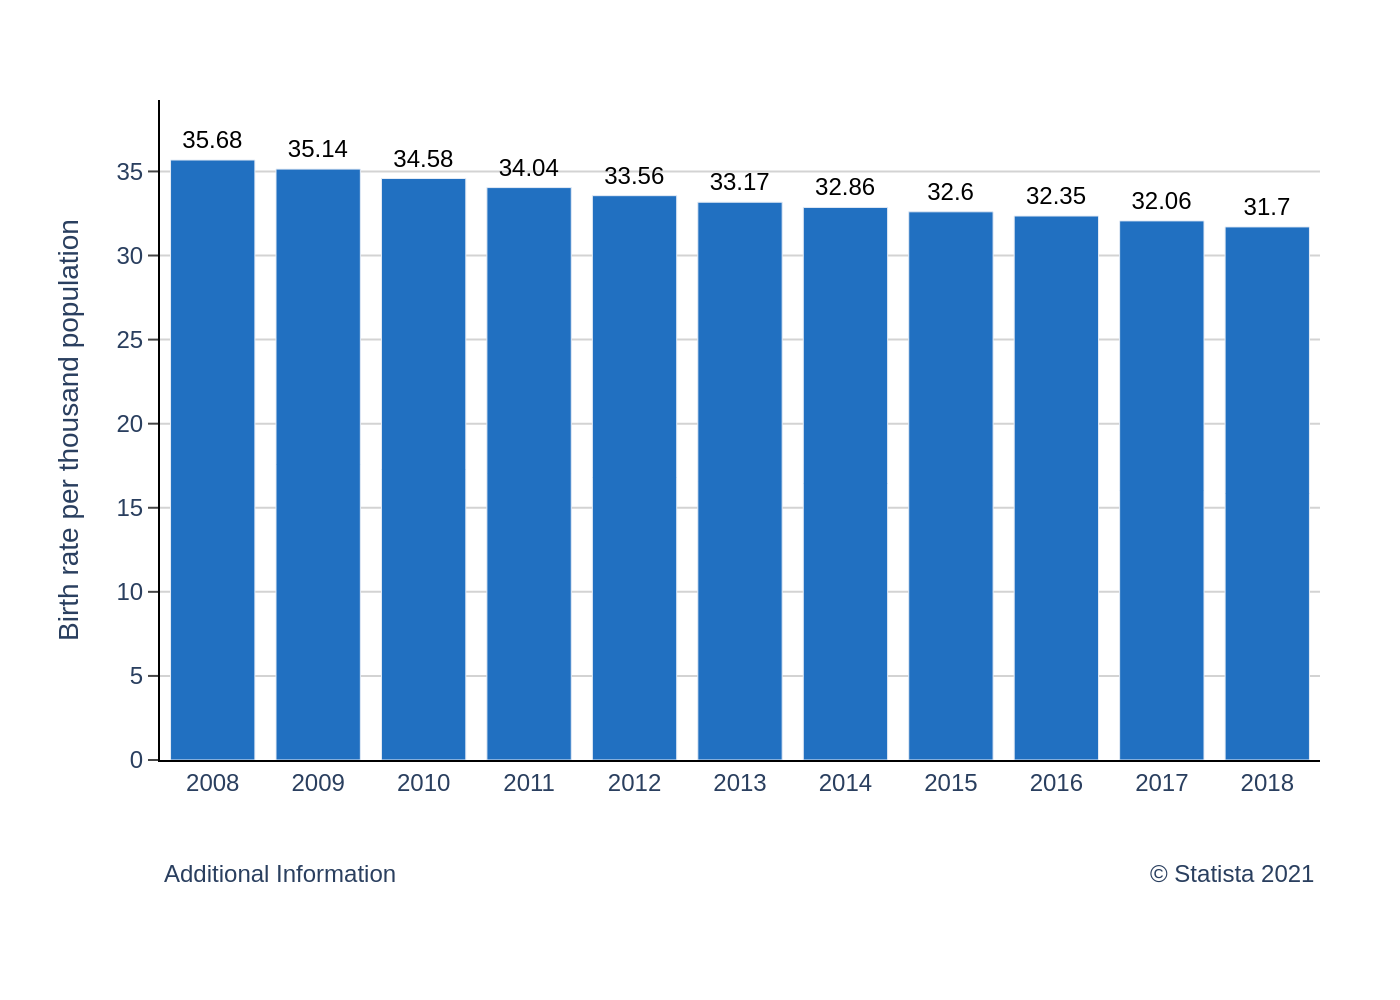

This figure's Python source:
import sys
import os
import json
import plotly.graph_objects as go

# Check if a file path is provided as a command-line argument
if len(sys.argv) != 2:
    print("Usage: python generate_chart.py <path_to_json_file>")
    sys.exit(1)

json_path = sys.argv[1]

# Check if the file exists
if not os.path.exists(json_path):
    print(f"Error: File not found at {json_path}")
    sys.exit(1)

# Read data from the specified JSON file
with open(json_path, 'r', encoding='utf-8') as f:
    chart_info = json.load(f)

# Extract data for plotting
chart_data = chart_info.get('chart_data', [])
texts = chart_info.get('texts', {})
colors = chart_info.get('colors', [])

categories = [item['category'] for item in chart_data]
values = [item['value'] for item in chart_data]

# Create the bar chart trace
bar_trace = go.Bar(
    x=categories,
    y=values,
    text=[str(v) for v in values],
    textposition='outside',
    marker_color=colors[0] if colors else None,
    cliponaxis=False,
    textfont=dict(family="Arial", size=12, color='black')
)

fig = go.Figure(data=[bar_trace])

# Update layout for a clean and accurate look
annotations = []
if texts.get('note'):
    annotations.append(
        dict(
            text=texts['note'],
            align='left',
            showarrow=False,
            xref='paper',
            yref='paper',
            x=0,
            y=-0.2, 
            xanchor='left',
            yanchor='bottom'
        )
    )

if texts.get('source'):
    annotations.append(
        dict(
            text=texts['source'],
            align='right',
            showarrow=False,
            xref='paper',
            yref='paper',
            x=1.0,
            y=-0.2, 
            xanchor='right',
            yanchor='bottom'
        )
    )

fig.update_layout(
    font_family="Arial",
    plot_bgcolor='white',
    showlegend=False,
    xaxis=dict(
        title_text=texts.get('x_axis_title'),
        showgrid=False,
        linecolor='black',
        tickfont=dict(size=12)
    ),
    yaxis=dict(
        title_text=texts.get('y_axis_title'),
        showgrid=True,
        gridcolor='lightgray',
        range=[0, max(values) * 1.1],
        tickmode='linear',
        dtick=5,
        linecolor='black',
        ticks='outside',
        tickfont=dict(size=12)
    ),
    margin=dict(l=80, r=40, t=50, b=120),
    annotations=annotations
)

# Determine output filename from the input JSON path
base_filename = os.path.splitext(os.path.basename(json_path))[0]
output_filename = f"{base_filename}.png"

# Save the figure as a high-resolution PNG image
fig.write_image(output_filename, scale=2)

print(f"Chart saved to {output_filename}")
